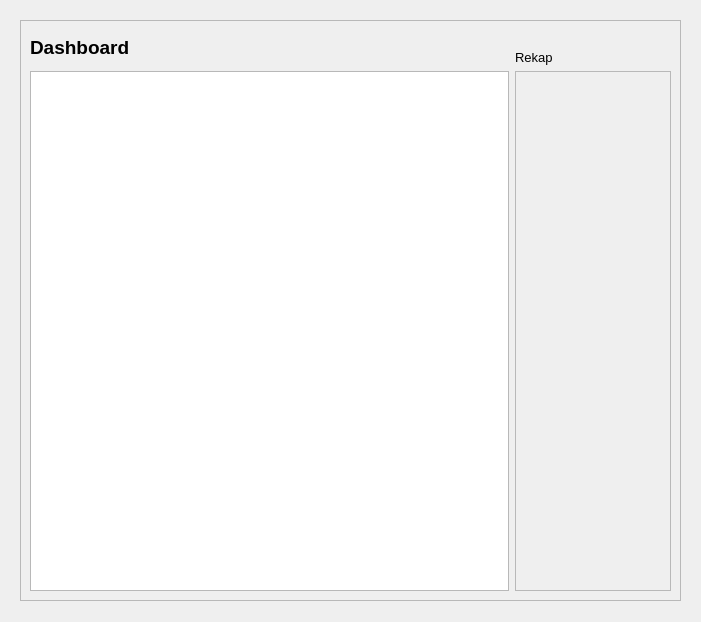
<?xml version="1.0" encoding="UTF-8"?>
<ui version="4.0">
 <class>Form</class>
 <widget class="QWidget" name="Form">
  <property name="geometry">
   <rect>
    <x>0</x>
    <y>0</y>
    <width>701</width>
    <height>622</height>
   </rect>
  </property>
  <property name="windowTitle">
   <string>Form</string>
  </property>
  <widget class="QScrollArea" name="scrollArea">
   <property name="geometry">
    <rect>
     <x>20</x>
     <y>20</y>
     <width>661</width>
     <height>581</height>
    </rect>
   </property>
   <property name="widgetResizable">
    <bool>true</bool>
   </property>
   <widget class="QWidget" name="scrollAreaWidgetContents">
    <property name="geometry">
     <rect>
      <x>0</x>
      <y>0</y>
      <width>659</width>
      <height>579</height>
     </rect>
    </property>
    <layout class="QGridLayout" name="gridLayout_3">
     <item row="0" column="0">
      <layout class="QGridLayout" name="gridLayout_2">
       <item row="2" column="3">
        <widget class="QScrollArea" name="scrollArea_2">
         <property name="sizePolicy">
          <sizepolicy hsizetype="Minimum" vsizetype="Expanding">
           <horstretch>0</horstretch>
           <verstretch>0</verstretch>
          </sizepolicy>
         </property>
         <property name="widgetResizable">
          <bool>true</bool>
         </property>
         <widget class="QWidget" name="scrollAreaWidgetContents_2">
          <property name="geometry">
           <rect>
            <x>0</x>
            <y>0</y>
            <width>153</width>
            <height>516</height>
           </rect>
          </property>
          <layout class="QHBoxLayout" name="horizontalLayout">
           <item>
            <layout class="QVBoxLayout" name="verticalLayout"/>
           </item>
          </layout>
         </widget>
        </widget>
       </item>
       <item row="2" column="0" colspan="3">
        <widget class="QTableView" name="tableView">
         <property name="sizePolicy">
          <sizepolicy hsizetype="Minimum" vsizetype="Minimum">
           <horstretch>0</horstretch>
           <verstretch>0</verstretch>
          </sizepolicy>
         </property>
        </widget>
       </item>
       <item row="0" column="1">
        <widget class="QLabel" name="label_2">
         <property name="text">
          <string/>
         </property>
        </widget>
       </item>
       <item row="0" column="2">
        <widget class="QLabel" name="label_3">
         <property name="text">
          <string/>
         </property>
        </widget>
       </item>
       <item row="1" column="3">
        <widget class="QLabel" name="label_5">
         <property name="font">
          <font>
           <pointsize>10</pointsize>
          </font>
         </property>
         <property name="text">
          <string>Rekap</string>
         </property>
        </widget>
       </item>
       <item row="0" column="0" rowspan="2">
        <widget class="QLabel" name="label">
         <property name="font">
          <font>
           <pointsize>14</pointsize>
           <weight>75</weight>
           <bold>true</bold>
          </font>
         </property>
         <property name="text">
          <string>Dashboard</string>
         </property>
        </widget>
       </item>
      </layout>
     </item>
    </layout>
   </widget>
  </widget>
 </widget>
 <resources/>
 <connections/>
</ui>
